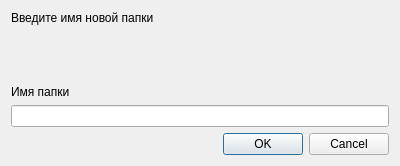
<?xml version="1.0" encoding="UTF-8"?>
<ui version="4.0">
 <class>Dialog</class>
 <widget class="QDialog" name="Dialog">
  <property name="geometry">
   <rect>
    <x>0</x>
    <y>0</y>
    <width>400</width>
    <height>166</height>
   </rect>
  </property>
  <property name="windowTitle">
   <string>Новая папка</string>
  </property>
  <layout class="QVBoxLayout" name="verticalLayout">
   <item>
    <widget class="QLabel" name="label">
     <property name="styleSheet">
      <string notr="true">font: 700 14pt &quot;Arial&quot;;</string>
     </property>
     <property name="text">
      <string>Введите имя новой папки</string>
     </property>
    </widget>
   </item>
   <item>
    <spacer name="verticalSpacer">
     <property name="orientation">
      <enum>Qt::Vertical</enum>
     </property>
     <property name="sizeHint" stdset="0">
      <size>
       <width>20</width>
       <height>32</height>
      </size>
     </property>
    </spacer>
   </item>
   <item>
    <widget class="QLabel" name="label_2">
     <property name="text">
      <string>Имя папки</string>
     </property>
    </widget>
   </item>
   <item>
    <widget class="QLineEdit" name="inputNewName"/>
   </item>
   <item>
    <widget class="QDialogButtonBox" name="buttonBox">
     <property name="standardButtons">
      <set>QDialogButtonBox::Cancel|QDialogButtonBox::Ok</set>
     </property>
    </widget>
   </item>
  </layout>
 </widget>
 <resources/>
 <connections/>
</ui>
